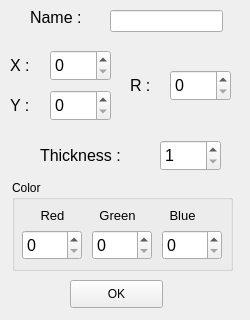
<?xml version="1.0" encoding="UTF-8"?>
<ui version="4.0">
 <class>AddCircle</class>
 <widget class="QMainWindow" name="AddCircle">
  <property name="geometry">
   <rect>
    <x>0</x>
    <y>0</y>
    <width>250</width>
    <height>320</height>
   </rect>
  </property>
  <property name="windowTitle">
   <string>Add Circle</string>
  </property>
  <widget class="QWidget" name="centralwidget">
   <widget class="QLabel" name="label_4">
    <property name="geometry">
     <rect>
      <x>30</x>
      <y>2</y>
      <width>81</width>
      <height>31</height>
     </rect>
    </property>
    <property name="font">
     <font>
      <pointsize>12</pointsize>
     </font>
    </property>
    <property name="text">
     <string>Name : </string>
    </property>
   </widget>
   <widget class="QLineEdit" name="lineCircleName">
    <property name="geometry">
     <rect>
      <x>110</x>
      <y>10</y>
      <width>113</width>
      <height>22</height>
     </rect>
    </property>
    <property name="font">
     <font>
      <pointsize>12</pointsize>
     </font>
    </property>
   </widget>
   <widget class="QSpinBox" name="spinXCircle">
    <property name="geometry">
     <rect>
      <x>50</x>
      <y>50</y>
      <width>61</width>
      <height>31</height>
     </rect>
    </property>
    <property name="font">
     <font>
      <pointsize>12</pointsize>
     </font>
    </property>
    <property name="toolTip">
     <string>Set X for circle's center (in pixels)</string>
    </property>
    <property name="minimum">
     <number>0</number>
    </property>
    <property name="maximum">
     <number>1280</number>
    </property>
   </widget>
   <widget class="QGroupBox" name="groupBox">
    <property name="geometry">
     <rect>
      <x>12</x>
      <y>180</y>
      <width>221</width>
      <height>91</height>
     </rect>
    </property>
    <property name="font">
     <font>
      <weight>50</weight>
      <bold>false</bold>
     </font>
    </property>
    <property name="title">
     <string>Color</string>
    </property>
    <widget class="QSpinBox" name="spinRedCircle">
     <property name="geometry">
      <rect>
       <x>10</x>
       <y>50</y>
       <width>60</width>
       <height>30</height>
      </rect>
     </property>
     <property name="font">
      <font>
       <pointsize>12</pointsize>
      </font>
     </property>
     <property name="toolTip">
      <string>Set X for circle's center (in pixels)</string>
     </property>
     <property name="minimum">
      <number>0</number>
     </property>
     <property name="maximum">
      <number>255</number>
     </property>
    </widget>
    <widget class="QSpinBox" name="spinGreenCircle">
     <property name="geometry">
      <rect>
       <x>80</x>
       <y>50</y>
       <width>60</width>
       <height>30</height>
      </rect>
     </property>
     <property name="font">
      <font>
       <pointsize>12</pointsize>
      </font>
     </property>
     <property name="toolTip">
      <string>Set X for circle's center (in pixels)</string>
     </property>
     <property name="minimum">
      <number>0</number>
     </property>
     <property name="maximum">
      <number>255</number>
     </property>
    </widget>
    <widget class="QSpinBox" name="spinBlueCircle">
     <property name="geometry">
      <rect>
       <x>150</x>
       <y>50</y>
       <width>60</width>
       <height>30</height>
      </rect>
     </property>
     <property name="font">
      <font>
       <pointsize>12</pointsize>
      </font>
     </property>
     <property name="toolTip">
      <string>Set X for circle's center (in pixels)</string>
     </property>
     <property name="minimum">
      <number>0</number>
     </property>
     <property name="maximum">
      <number>255</number>
     </property>
    </widget>
    <widget class="QLabel" name="label_6">
     <property name="geometry">
      <rect>
       <x>20</x>
       <y>20</y>
       <width>41</width>
       <height>31</height>
      </rect>
     </property>
     <property name="font">
      <font>
       <pointsize>10</pointsize>
      </font>
     </property>
     <property name="text">
      <string>Red</string>
     </property>
     <property name="alignment">
      <set>Qt::AlignCenter</set>
     </property>
    </widget>
    <widget class="QLabel" name="label_7">
     <property name="geometry">
      <rect>
       <x>80</x>
       <y>20</y>
       <width>51</width>
       <height>31</height>
      </rect>
     </property>
     <property name="font">
      <font>
       <pointsize>10</pointsize>
      </font>
     </property>
     <property name="text">
      <string>Green</string>
     </property>
     <property name="alignment">
      <set>Qt::AlignCenter</set>
     </property>
    </widget>
    <widget class="QLabel" name="label_10">
     <property name="geometry">
      <rect>
       <x>150</x>
       <y>20</y>
       <width>41</width>
       <height>31</height>
      </rect>
     </property>
     <property name="font">
      <font>
       <pointsize>10</pointsize>
      </font>
     </property>
     <property name="text">
      <string>Blue</string>
     </property>
     <property name="alignment">
      <set>Qt::AlignCenter</set>
     </property>
    </widget>
   </widget>
   <widget class="QLabel" name="label">
    <property name="geometry">
     <rect>
      <x>10</x>
      <y>50</y>
      <width>30</width>
      <height>31</height>
     </rect>
    </property>
    <property name="font">
     <font>
      <pointsize>12</pointsize>
     </font>
    </property>
    <property name="text">
     <string>X : </string>
    </property>
   </widget>
   <widget class="QSpinBox" name="spinRCircle">
    <property name="geometry">
     <rect>
      <x>170</x>
      <y>70</y>
      <width>61</width>
      <height>31</height>
     </rect>
    </property>
    <property name="font">
     <font>
      <pointsize>12</pointsize>
     </font>
    </property>
    <property name="toolTip">
     <string>Set Radius for circle (in pixels)</string>
    </property>
    <property name="minimum">
     <number>0</number>
    </property>
    <property name="maximum">
     <number>1000</number>
    </property>
   </widget>
   <widget class="QLabel" name="label_3">
    <property name="geometry">
     <rect>
      <x>130</x>
      <y>70</y>
      <width>55</width>
      <height>31</height>
     </rect>
    </property>
    <property name="font">
     <font>
      <pointsize>12</pointsize>
     </font>
    </property>
    <property name="text">
     <string>R : </string>
    </property>
   </widget>
   <widget class="QSpinBox" name="spinYCircle">
    <property name="geometry">
     <rect>
      <x>50</x>
      <y>90</y>
      <width>61</width>
      <height>31</height>
     </rect>
    </property>
    <property name="font">
     <font>
      <pointsize>12</pointsize>
     </font>
    </property>
    <property name="toolTip">
     <string>Set Y for circle's center (in pixels)</string>
    </property>
    <property name="minimum">
     <number>0</number>
    </property>
    <property name="maximum">
     <number>720</number>
    </property>
   </widget>
   <widget class="QLabel" name="label_2">
    <property name="geometry">
     <rect>
      <x>10</x>
      <y>90</y>
      <width>55</width>
      <height>31</height>
     </rect>
    </property>
    <property name="font">
     <font>
      <pointsize>12</pointsize>
     </font>
    </property>
    <property name="text">
     <string>Y : </string>
    </property>
   </widget>
   <widget class="QPushButton" name="btnOkCircle">
    <property name="geometry">
     <rect>
      <x>70</x>
      <y>280</y>
      <width>93</width>
      <height>28</height>
     </rect>
    </property>
    <property name="text">
     <string>OK</string>
    </property>
   </widget>
   <widget class="QSpinBox" name="spinCircleThickness">
    <property name="geometry">
     <rect>
      <x>160</x>
      <y>140</y>
      <width>61</width>
      <height>31</height>
     </rect>
    </property>
    <property name="font">
     <font>
      <pointsize>12</pointsize>
     </font>
    </property>
    <property name="minimum">
     <number>1</number>
    </property>
    <property name="maximum">
     <number>5</number>
    </property>
   </widget>
   <widget class="QLabel" name="label_9">
    <property name="geometry">
     <rect>
      <x>40</x>
      <y>140</y>
      <width>101</width>
      <height>31</height>
     </rect>
    </property>
    <property name="font">
     <font>
      <pointsize>12</pointsize>
     </font>
    </property>
    <property name="text">
     <string>Thickness : </string>
    </property>
   </widget>
  </widget>
 </widget>
 <resources/>
 <connections/>
</ui>
